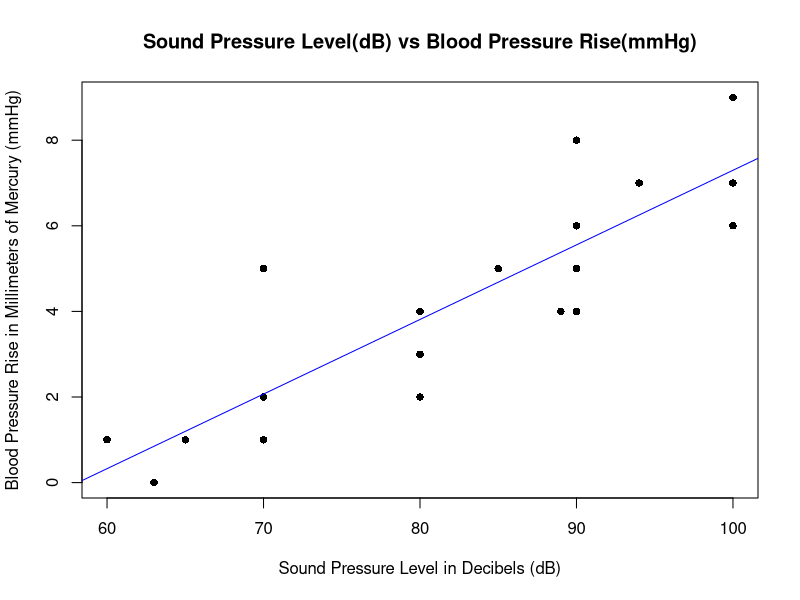

This chart was generated by the following R code:
## ---- chunk 1
knitr::opts_chunk$set(echo = TRUE)
## ---- chunk 2
y <- c(1, 0, 1, 2, 5, 1, 4, 6, 2, 3, 5, 4, 6, 8, 4, 5, 7, 9, 7, 6)

x <- c(60,	63,	65,	70,	70,	70,	80,	90,	80,	80,	85,	89,	90,	90,	90,	90,	94,	100,	100,	100)

plot(x, y, pch=16, cex=1, main = "Sound Pressure Level(dB) vs Blood Pressure Rise(mmHg)" ,xlab = "Sound Pressure Level in Decibels (dB)", ylab= "Blood Pressure Rise in Millimeters of Mercury (mmHg)")

lm(y ~ x)

abline(lm(y ~ x), col = "blue")
## ---- chunk 3

fit <- lm(y ~ x)

summary(fit)

(summary(fit)$sigma)**2 

## ---- chunk 4

Sxy = sum((x - mean(x)) * (y - mean(y)))
Sxx = sum((x - mean(x)) ^ 2)
Syy = sum((y - mean(y)) ^ 2)
c(Sxy, Sxx, Syy)

beta_1_hat = Sxy / Sxx
beta_0_hat = mean(y) - beta_1_hat * mean(x)
c(beta_0_hat, beta_1_hat)

